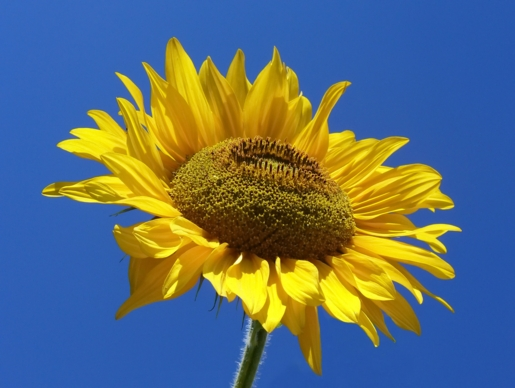
#> input picture Sunflower.jpg, 515 x 388 px
$ python 'pra 3.6.py'
#> lines starting #> are read from the running program, lines starting #| are printed output that depends on the picture
import numpy as np
import cv2 as cv
img = cv.imread('Sunflower.jpg', 0)
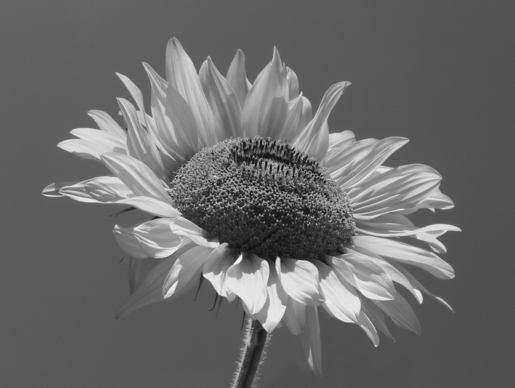
#> img: shape (388, 515); min 14, max 248, mean 105.7
rows, cols = img.shape
#> rows = 388; cols = 515
M = np.float32([[1, 0.5, 0], [0, 1, 0], [0, 0, 1]])
sheared_img = cv.warpPerspective(img, M, (int(cols*1.5), int(rows*1.5)))
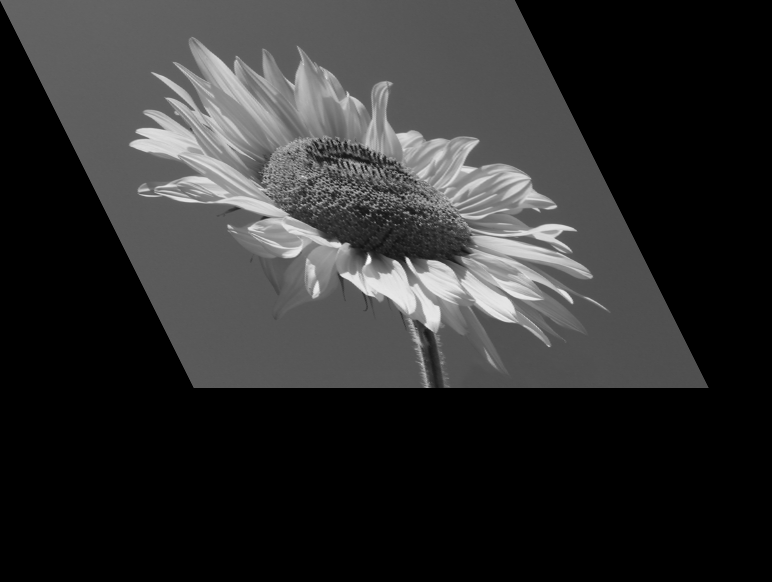
#> sheared_img: shape (582, 772); min 0, max 247, mean 47.1
cv.imshow('Ayush',img)
cv.imshow('img', sheared_img)
cv.waitKey(0)
cv.destroyAllWindows()

$ run again, with Brightness & contrast.jpg copied over Sunflower.jpg
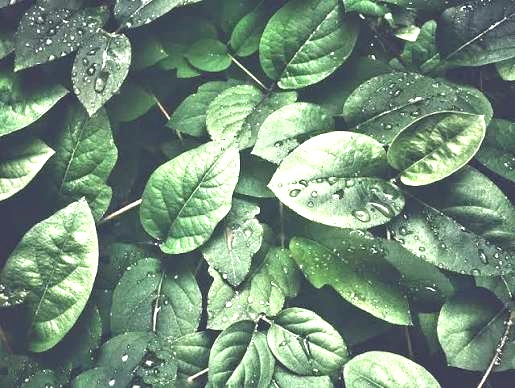
#> input picture Brightness & contrast.jpg, 515 x 388 px
#> `img = cv.imread('Sunflower.jpg', 0)`:
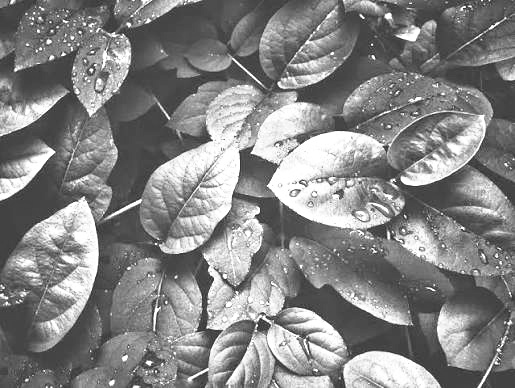
#> img: shape (388, 515); min 45, max 255, mean 132.7
#> `sheared_img = cv.warpPerspective(img, M, (int(cols*1.5), int(rows*1.5)))`:
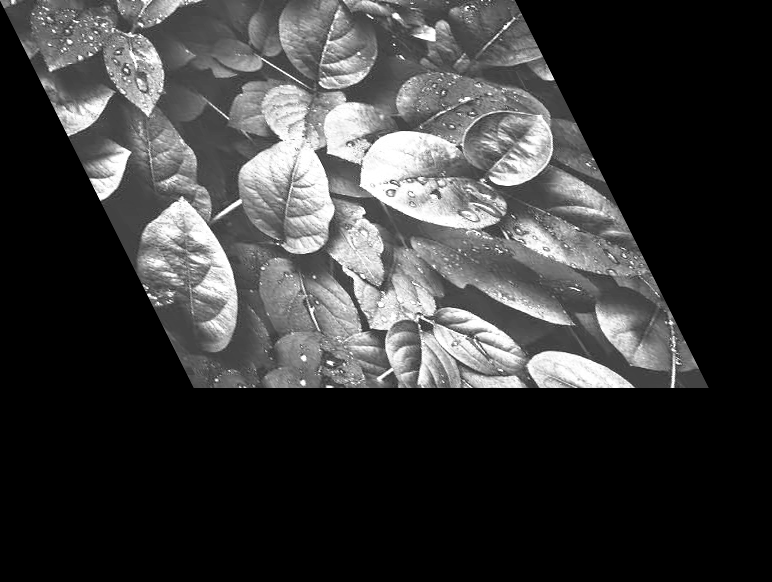
#> sheared_img: shape (582, 772); min 0, max 255, mean 59.1
